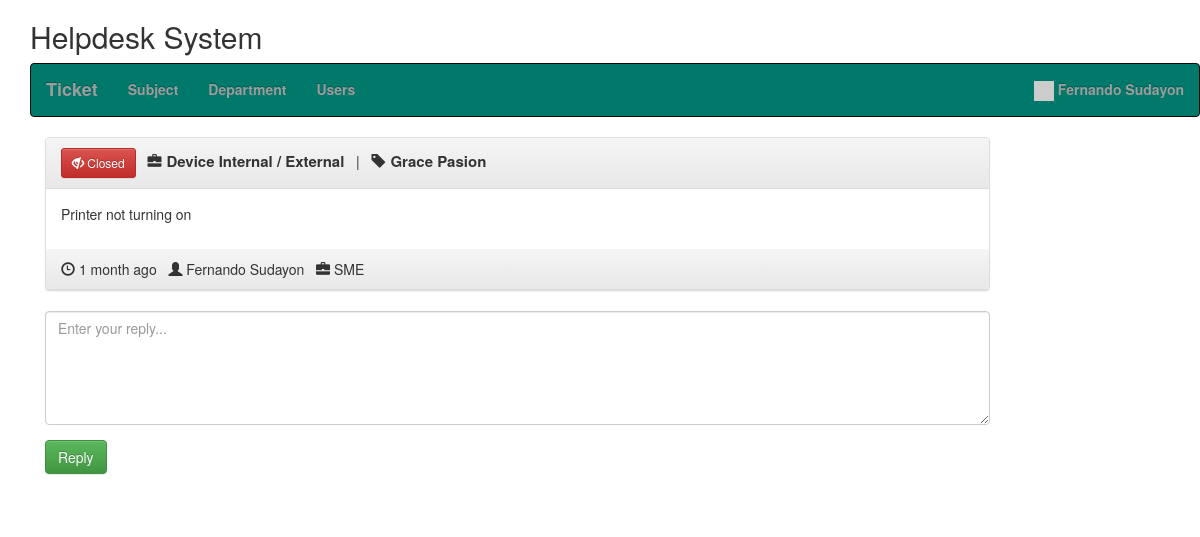
/view_ticket.php?id=672029edcc204 (signed in), run on the app's committed database.
### tables this page shows
CREATE TABLE `hd_users` (
  `id` int(11) NOT NULL,
  `email` varchar(250) NOT NULL,
  `password` varchar(250) NOT NULL,
  `create_date` datetime NOT NULL DEFAULT current_timestamp(),
  `name` varchar(250) NOT NULL,
  `user_type` enum('admin','user') NOT NULL,
  `status` int(11) NOT NULL
);

CREATE TABLE `hd_subjects` (
  `id` int(11) NOT NULL,
  `name` varchar(120) NOT NULL,
  `status` int(11) NOT NULL DEFAULT 1
);

CREATE TABLE `hd_tickets` (
  `id` int(11) NOT NULL,
  `uniqid` varchar(20) NOT NULL,
  `user` int(11) NOT NULL,
  `createdfor` varchar(250) NOT NULL,
  `title` varchar(250) NOT NULL,
  `init_msg` text NOT NULL,
  `department` int(11) NOT NULL,
  `date` varchar(250) NOT NULL,
  `dateresolved` varchar(250) NOT NULL,
  `last_reply` int(11) NOT NULL,
  `user_read` int(11) NOT NULL,
  `admin_read` int(11) NOT NULL,
  `resolved` int(11) NOT NULL
);

CREATE TABLE `hd_departments` (
  `id` int(11) NOT NULL,
  `name` varchar(250) NOT NULL,
  `status` int(11) NOT NULL DEFAULT 1
);

### class/Database.php (called while the page is built, shortened)
<?php
class Database {
    public function dbConnect() {
        static $DBH = null;
        if (is_null($DBH)) {
			$connection = new mysqli(HOST, USER, PASSWORD, DATABASE);
			if($connection->connect_error){
				die("Error failed to connect to MySQL: " . $connection->connect_error);
			} else {
				$DBH = $connection;
			}
        }
        return $DBH;
    }
}

### init.php (called while the page is built, shortened)
<?php
require 'class/Database.php';
require 'class/Users.php';
require 'class/Time.php';
require 'class/Tickets.php';
require 'class/Subject.php';
$users = new Users;
$time = new Time;
$subject = new Subject;
$tickets = new Tickets;

### class/Users.php (called while the page is built, shortened)
<?php
class Users extends Database {
	private $userTable = 'hd_users';
	private $dbConnect = false;
	public function __construct(){
        $this->dbConnect = $this->dbConnect();
    }
	public function getUserInfo() {
		if(!empty($_SESSION["userid"])) {
			$sqlQuery = "SELECT name, email, create_date, user_type, status FROM ".$this->userTable."
				WHERE id ='".$_SESSION["userid"]."'";
			$result = mysqli_query($this->dbConnect, $sqlQuery);
			$userDetails = mysqli_fetch_assoc($result);
			return $userDetails;
		}
	}
}

### class/Tickets.php (the view, shortened to what this page needs)
<?php
class Tickets extends Database {
    private $ticketTable = 'hd_tickets';
	private $dbConnect = false;
	public function __construct(){
        $this->dbConnect = $this->dbConnect();
    }
    public function ticketInfo($id) {
		$sqlQuery = "SELECT t.id, t.uniqid, t.title, t.user as tUser, t.createdFor as cfor, t.init_msg as tmessage, t.date, t.dateresolved, t.last_reply, t.resolved, u.name as creater, u.user_type as userType, d.name as department
			FROM ".$this->ticketTable." t
			LEFT JOIN hd_users u ON t.user = u.id
			LEFT JOIN hd_subjects s ON t.title = s.id
			LEFT JOIN hd_departments d ON t.department = d.id
			WHERE t.uniqid = '".$id."'";
		$result = mysqli_query($this->dbConnect, $sqlQuery);
        $tickets = mysqli_fetch_assoc($result);
        return $tickets;
    }
	public function updateTicketReadStatus($ticketId) {
		$updateField = '';
		if(isset($_SESSION["admin"])) {
			$updateField = "admin_read = '1'";
		} else {
			$updateField = "user_read = '1'";
		}
		$updateTicket = "UPDATE ".$this->ticketTable."
			SET $updateField
			WHERE id = '".$ticketId."'";
		mysqli_query($this->dbConnect, $updateTicket);
	}
}

### class/Subject.php (called while the page is built, shortened)
<?php
class Subject extends Database {
	private $subjectsTable = 'hd_subjects';
	private $dbConnect = false;
	public function __construct(){
        $this->dbConnect = $this->dbConnect();
    }
	public function getSubjectDetail($id) {
		$sqlQuery = "
				SELECT id, name, status
				FROM ".$this->subjectsTable."
				WHERE id = '".$id."'";
		$result = mysqli_query($this->dbConnect, $sqlQuery);
		$row = mysqli_fetch_array($result, MYSQLI_ASSOC);
		return $row;
	}
}

### class/Time.php (called while the page is built, shortened)
<?php
class Time extends Database {
    public function ago($time) {
        $periods = array("second", "minute", "hour", "day", "week", "month", "year", "decade");
        $lengths = array("60","60","24","7","4.35","12","10");
        $now = time();
        $difference = $now - $time;
        for($j = 0; $difference >= $lengths[$j] && $j < count($lengths)-1; $j++) {
            $difference /= $lengths[$j];
        }
        $difference = round($difference);
        return $difference . " " . $periods[$j] . " ago";
    }
}

### class/Tickets.php (the view, shortened to what this page needs)
<?php
class Tickets extends Database {
    private $ticketTable = 'hd_tickets';
	private $dbConnect = false;
	public function __construct(){
        $this->dbConnect = $this->dbConnect();
    }
    public function ticketInfo($id) {
		$sqlQuery = "SELECT t.id, t.uniqid, t.title, t.user as tUser, t.createdFor as cfor, t.init_msg as tmessage, t.date, t.dateresolved, t.last_reply, t.resolved, u.name as creater, u.user_type as userType, d.name as department
			FROM ".$this->ticketTable." t
			LEFT JOIN hd_users u ON t.user = u.id
			LEFT JOIN hd_subjects s ON t.title = s.id
			LEFT JOIN hd_departments d ON t.department = d.id
			WHERE t.uniqid = '".$id."'";
		$result = mysqli_query($this->dbConnect, $sqlQuery);
        $tickets = mysqli_fetch_assoc($result);
        return $tickets;
    }
	public function updateTicketReadStatus($ticketId) {
		$updateField = '';
		if(isset($_SESSION["admin"])) {
			$updateField = "admin_read = '1'";
		} else {
			$updateField = "user_read = '1'";
		}
		$updateTicket = "UPDATE ".$this->ticketTable."
			SET $updateField
			WHERE id = '".$ticketId."'";
		mysqli_query($this->dbConnect, $updateTicket);
	}
}

### view_ticket.php (shortened to what this page needs)
<?php
include 'init.php';
include('inc/header.php');
$ticketDetails = $tickets->ticketInfo($_GET['id']);
$subjectTitle = $subject->getSubjectDetail($ticketDetails['title']);
$user = $users->getUserInfo();
?>
<link rel="stylesheet" href="css/style.css" />
<?php include('inc/container.php');?>
<div class="container">
	<div class="row home-sections">
	<h2>Helpdesk System</h2>
	<?php include('menus.php'); ?>
	</div>
	<section class="comment-list">
		<article class="row">
			<div class="col-md-10 col-sm-10">
				<div class="panel panel-default arrow left">
					<div class="panel-heading right">
						<?php if($ticketDetails['resolved']) { ?>
							<button type="button" class="btn btn-danger btn-sm">
								<span class="glyphicon glyphicon-eye-close"></span> Closed
							</button>
						<?php } else { ?>
							<button type="button" class="btn btn-success btn-sm">
								<span class="glyphicon glyphicon-eye-open"></span> Open
							</button>
						<?php } ?>
						&nbsp;&nbsp;<span class="glyphicon glyphicon-briefcase"> </span><span class="ticket-subject"><?php echo $subjectTitle['name']; ?></span>
						&nbsp;&nbsp;|&nbsp;&nbsp;
						<span class="glyphicon glyphicon-tag"> </span><bsp;span class="ticket-subject"><?php echo $ticketDetails['cfor']; ?></span>
					</div>
					<div class="panel-body">
						<div class="comment-post">
						<p>
						<?php
							echo $ticketDetails['tmessage'];
						?>
						</p>
						</div>
					</div>
					<div class="panel-heading right">
						<span class="glyphicon glyphicon-time"></span> <time class="comment-date" datetime="16-12-2014 01:05"><i class="fa fa-clock-o"></i> <?php echo $time->ago($ticketDetails['date']); ?></time>
						&nbsp;&nbsp;<span class="glyphicon glyphicon-user"></span> <?php echo $ticketDetails['creater']; ?>
						&nbsp;&nbsp;<span class="glyphicon glyphicon-briefcase"></span> <?php echo $ticketDetails['department']; ?>
					</div>
				</div>
			</div>
		</article>
		<form method="post" id="ticketReply">
			<article class="row">
				<div class="col-md-10 col-sm-10">
					<div class="form-group">
						<textarea class="form-control" rows="5" id="message" name="message" placeholder="Enter your reply..." required></textarea>
					</div>
			</div>
			</article>
			<article class="row">
				<div class="col-md-10 col-sm-10">
					<div class="form-group">
						<input type="submit" name="reply" id="reply" class="btn btn-success" value="Reply" />
					</div>
				</div>
			</article>
		</form>
	</section>
</div>
<?php include('inc/footer.php');?>

### menus.php (shortened to what this page needs)
<nav class="navbar navbar-inverse" style="background:#00796B;color:#f6f8f9;font-weight:bold;">
	<div class="container-fluid">
		<ul class="nav navbar-nav menus">
			<li id="ticket"><a href="ticket.php" class="navbar-brand">Ticket</a></li>
			<?php if(isset($_SESSION["admin"])) { ?>
				<li id="subject"><a href="subject.php" >Subject</a></li>
				<li id="department"><a href="department.php" >Department</a></li>
				<li id="user"><a href="user.php" >Users</a></li>
			<?php } ?>
		</ul>
		<ul class="nav navbar-nav navbar-right">
			<li class="dropdown">
				<a href="#" class="dropdown-toggle" data-toggle="dropdown"><span class="label label-pill label-danger count"></span>
				<img src="//gravatar.com/avatar/<?php echo md5($user['email']); ?>?s=100" width="20px">&nbsp;<?php if(isset($_SESSION["userid"])) { echo $user['name']; } ?></a>
			</li>
		</ul>
	</div>
</nav>

### css/style.css (style rules this page uses)
.ticket-subject { font-weight:bold; font-size:15px; margin-left:5px; }

### data on the page
hd_users: name "Fernando Sudayon"
hd_subjects: name "Device Internal / External"
hd_tickets: createdfor "Grace Pasion", init_msg "Printer not turning on", date "1 month ago", hd_users.name "Fernando Sudayon", hd_departments.name "SME"
